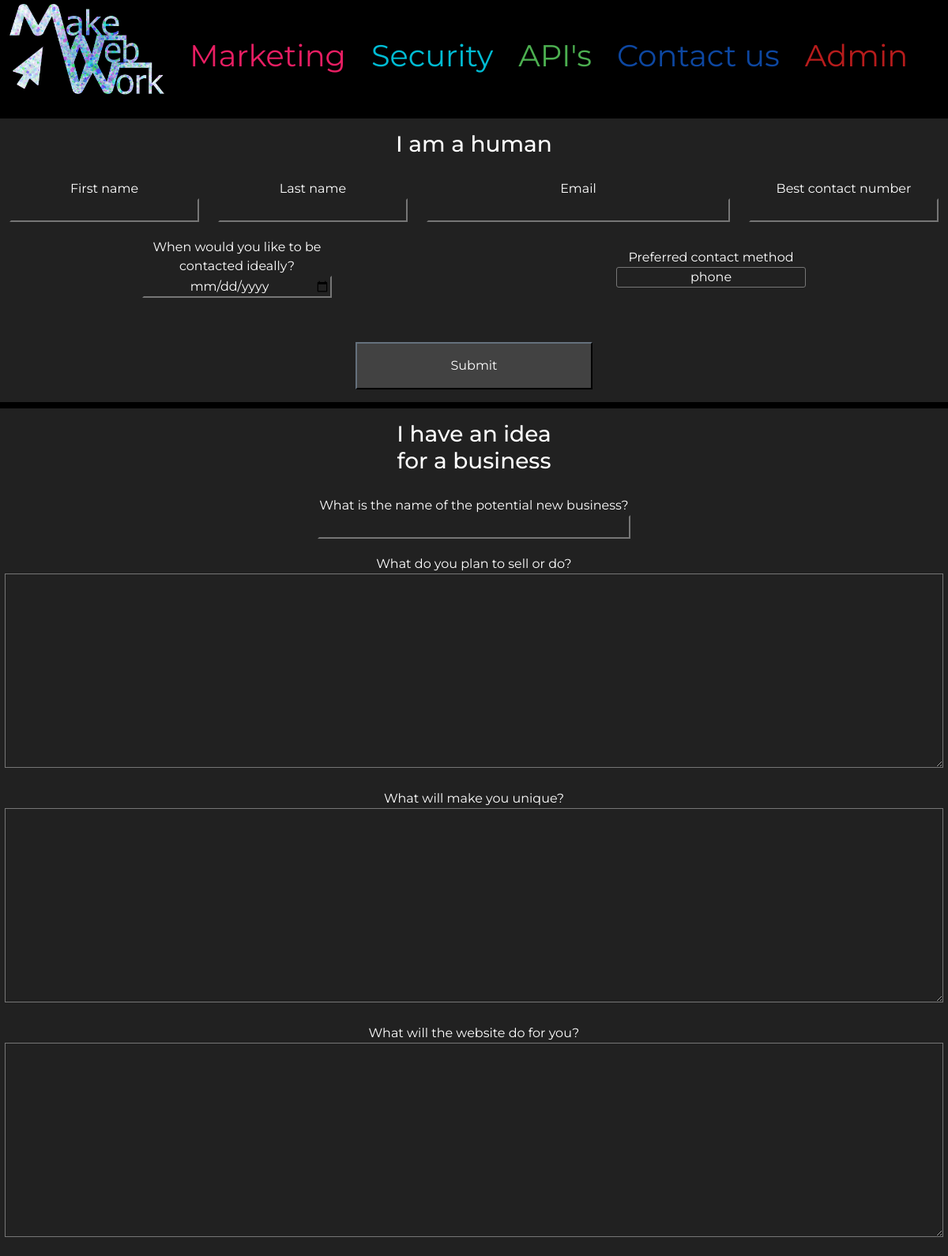
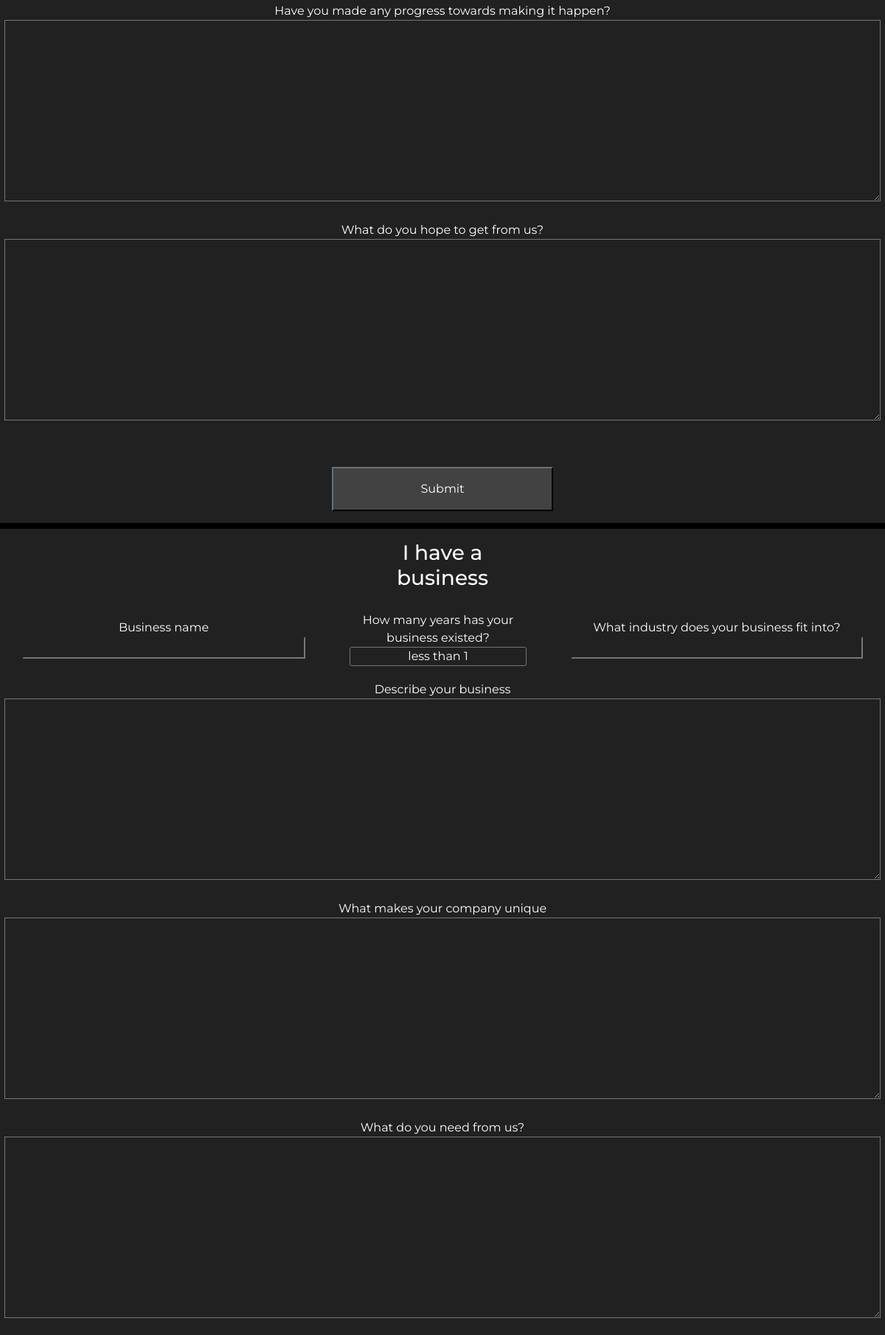
Screenshot of /admin_dashboard/update_contact (signed in, upper part) with the database file from the repository (2 pictures, top to bottom).
### default_site/models.py (models this page shows, shortened)
class ContactOptions(models.Model):
    name = models.CharField(max_length=30, null=False, blank=False)
    description = models.CharField(max_length=500, null=False, blank=False)
    displayorder = models.IntegerField()
    display = models.BooleanField(default=True)

class FormQuestions(models.Model):
    ID = models.BigAutoField(primary_key=True)
    contactoption = models.ForeignKey(ContactOptions, on_delete=models.CASCADE)
    order = models.IntegerField(null=False, blank=False)
    question = models.CharField(max_length=200, null=False, blank=False)
    blockclass = models.CharField(max_length=50, null=True, blank=True)
    labelclass = models.CharField(max_length=50, null=True, blank=True)
    inputclass = models.CharField(max_length=50, null=True, blank=True)
    typechoices = [
        ('button', 'button'), ('checkbox', 'checkbox'), ('color', 'color'),
        ('date', 'date'), ('datetime-local', 'datetime-local'),
        ('email', 'email'), ('file', 'file'), ('hidden', 'hidden'),
        ('image', 'image'), ('month', 'month'), ('number', 'number'),
        ('password', 'password'), ('radio', 'radio'), ('range', 'range'),
        ('reset', 'reset'), ('search', 'search'), ('tel', 'tel'),
        ('text', 'text'), ('time', 'time'), ('url', 'url'),
        ('week', 'week'), ('select', 'select'), ('textarea', 'textarea')
    ]
    type = models.CharField(max_length=50, null=True, blank=True,
                            choices=typechoices)
    multiselection = models.BooleanField(null=False, blank=False,
                                         default=False)
    charlimit = models.IntegerField(null=True, blank=True, default=500)
    placeholdertext = models.CharField(max_length=500, null=True, blank=True)
    required = models.BooleanField(null=False, blank=False,
                                   default=True)

### customadmin/views.py (the view)
# urls.py: path('update_contact', update_contact, name="update_contact"),
@login_required
def update_contact(request):
    if request.user.is_superuser:
        context = {
        "selectoptions": Selectoptions.objects.all(),
        "questions": FormQuestions.objects.all(),
        "options": ContactOptions.objects.all().order_by("displayorder").values() # noqa
        }
        return render(request, 'customadmin/updatecontact.html', context)
    return redirect(home)

### customadmin/templates/customadmin/updatecontact.html (shortened to what this page needs)
{% extends 'base.html' %}
{% load static %}
{% block content %}
{% block extra_css %}
<link rel="stylesheet" type="text/css" href="{% static '/css/webformstyles.css' %}">
{% endblock %}
{% for option in options %}
{% if option.display %}
    <div id="{{option.id}}" class="form-area grey darken-4 text-center my-2">
        <div class="col-4 col-md-2">
            <h3 class="pt-3">{{option.name}}</h3>
        </div>
        <div class="form-area">
            {% for q in questions %}
                {% if q.contactoption.id == option.id %}
                <form class="{{q.blockclass}} {{option.name|cut:' '}}{{option.id}}" action="{% url 'contact' %}" method="POST" id="{{option.name|cut:' '}}{{q.ID}}">
                    <label class="{{q.labelclass}}" for="{{q.ID}}{{q.question|cut:' '}}">{{q.question}}</label>
                    {% if q.type == "select" %}
                    <select name="answer" id="{{q.ID}}{{q.question|cut:' '}}">
                    {% for op in selectoptions %}
                        {% if op.formquestion.ID == q.ID %}
                            <option value="{{op.optionname}}">{{op.optionname}}</option>
                        {% endif %}
                    {% endfor %}
                    </select>
                    {% elif q.type == "textarea" %}
                    <textarea class="{{q.inputclass}}" id="{{q.ID}}{{q.question|cut:' '}}" name="answer" placeholder="{% if q.placeholdertext != None %}{{q.placeholdertext}}{% endif %}"
                    rows="{% if q.charlimit >= 1000 %}10{% else %}{% widthratio q.charlimit 100 1 %}{% endif %}" maxlength="{{q.charlimit}}"></textarea>
                    {% else %}
                    <input class="{{q.inputclass}}" type="{{q.type}}" name="answer" id="{{q.ID}}{{q.question|cut:' '}}"
                    placeholder='{% if q.placeholdertext != None %}{{q.placeholdertext}}{% endif %}' maxlength="{{q.charlimit}}" {% if q.required %} required {% endif %}>
                    {% endif %}
                </form>
                {% endif %}
            {% endfor %}
        </div>
        <div class="col-12">
            <button class="text-center col-12 col-md-3 grey darken-3 text-center my-3 py-3 grey-link btn-dark" contactoption="{{option.id}}" optionname="{{option.name|cut:' '}}{{option.id}}" onclick="oneclickmanysubmits(this)">Submit</button>
        </div>
    </div>
{% endif %}
{% endfor %}
{% endblock %}

### static/css/styles.css (style rules this page uses)
body { font-family: 'Montserrat', sans-serif; }

### static/css/webformstyles.css (style rules this page uses)
.form-area:not(.hide) { display:flex; width:100%; flex-wrap:wrap; align-items:center; justify-content:space-around; margin-bottom:20px; margin-top:20px; }
select { appearance: none; outline: 0; color:white !important; background-color: #212121 !important; text-align:center; width: 100%; height: 100%; cursor: pointer; border-radius: 3px; }
select::after { background-color: white!important; color:#212121 !important; }
.small-input { min-width: 32%; max-width: 33%; margin-bottom: 20px; }
.medium-input { min-width: 65%; max-width: 66%; margin-bottom: 20px; }
.large-input { min-width: 99%; max-width: 100%; margin-bottom: 20px; }
label:not(.ignore-label-styles) { width:100%; }
.input-fill { width:100%; }
input[type='text'] { color:white !important; background-color: #212121 !important; text-align:center; }
input[type='email'] { color:white !important; background-color: #212121 !important; text-align:center; }
input[type='tel'] { color:white !important; background-color: #212121 !important; text-align:center; }
input[type='date'] { color:white !important; background-color: #212121 !important; text-align:center; }
textarea { color:white !important; background-color: #212121 !important; }
@media (min-width: 768px) { .small-input { min-width: 24%; max-width: 25%; } }
@media (min-width: 768px) { .medium-input { min-width: 49%; max-width: 50%; } }
@media (min-width: 768px) { .large-input { min-width: 99%; max-width: 100% } }
@media (min-width: 1200px) { .small-input { min-width: 19%; max-width: 20%; } }
@media (min-width: 1200px) { .medium-input { min-width: 32%; max-width: 33%; } }
@media (min-width: 1200px) { .large-input { min-width: 99%; max-width: 100% } }

### rows the page displays
ContactOptions: name "I am a human"
FormQuestions: question "First name"
FormQuestions: question "Last name"
FormQuestions: question "Email"
FormQuestions: question "Best contact number"
FormQuestions: question "When would you like to be contacted ideally?"
FormQuestions: question "Preferred contact method"
ContactOptions: name "I have an idea for a business"
FormQuestions: question "What is the name of the potential new business?"
FormQuestions: question "What do you plan to sell or do?"
FormQuestions: question "What will make you unique?"
FormQuestions: question "What will the website do for you?"
FormQuestions: question "Have you made any progress towards making it happen?"
FormQuestions: question "What do you hope to get from us?"
ContactOptions: name "I have a business"
FormQuestions: question "Business name"
FormQuestions: question "How many years has your business existed?"
FormQuestions: question "What industry does your business fit into?"
FormQuestions: question "Describe your business"
FormQuestions: question "What makes your company unique"
FormQuestions: question "What do you need from us?"

### other values shown
form field answer "phone"
form field answer "less than 1"
